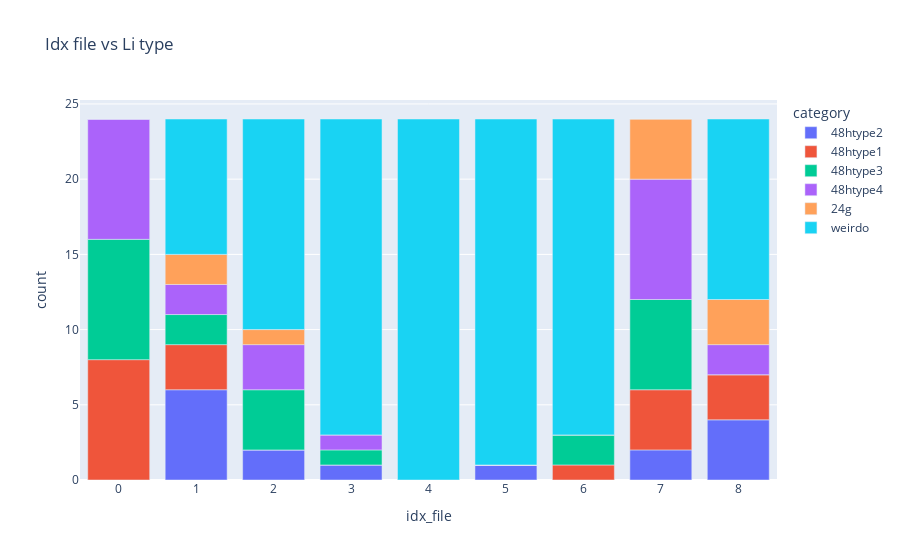

This figure's notebook cell:
### Code cell
Mapping.Labelling.get_amount_type(file_loc_important_cols_sorted, litype, el = "Li")
df_amount_type_sorted = Plot.Mapping.Labelling.plot_amount_type(file_loc_important_cols_sorted, litype, el, style, category_labels)

### Figure 1 — Plotly figure (JSON) as saved in the notebook; plotly's stock layout.template omitted (floating-point values rounded to 4 significant figures)
{"data": [{"alignmentgroup": "True", "hovertemplate": "category=48htype2<br>idx_file=%{x}<br>count=%{y}<extra></extra>", "legendgroup": "48htype2", "marker": {"color": "#636efa", "pattern": {"shape": ""}}, "name": "48htype2", "offsetgroup": "48htype2", "orientation": "v", "showlegend": true, "textposition": "auto", "type": "bar", "x": [0, 1, 2, 3, 4, 5, 6, 7, 8], "xaxis": "x", "y": [0, 6, 2, 1, 0, 1, 0, 2, 4], "yaxis": "y"}, {"alignmentgroup": "True", "hovertemplate": "category=48htype1<br>idx_file=%{x}<br>count=%{y}<extra></extra>", "legendgroup": "48htype1", "marker": {"color": "#EF553B", "pattern": {"shape": ""}}, "name": "48htype1", "offsetgroup": "48htype1", "orientation": "v", "showlegend": true, "textposition": "auto", "type": "bar", "x": [0, 1, 2, 3, 4, 5, 6, 7, 8], "xaxis": "x", "y": [8, 3, 0, 0, 0, 0, 1, 4, 3], "yaxis": "y"}, {"alignmentgroup": "True", "hovertemplate": "category=48htype3<br>idx_file=%{x}<br>count=%{y}<extra></extra>", "legendgroup": "48htype3", "marker": {"color": "#00cc96", "pattern": {"shape": ""}}, "name": "48htype3", "offsetgroup": "48htype3", "orientation": "v", "showlegend": true, "textposition": "auto", "type": "bar", "x": [0, 1, 2, 3, 4, 5, 6, 7, 8], "xaxis": "x", "y": [8, 2, 4, 1, 0, 0, 2, 6, 0], "yaxis": "y"}, {"alignmentgroup": "True", "hovertemplate": "category=48htype4<br>idx_file=%{x}<br>count=%{y}<extra></extra>", "legendgroup": "48htype4", "marker": {"color": "#ab63fa", "pattern": {"shape": ""}}, "name": "48htype4", "offsetgroup": "48htype4", "orientation": "v", "showlegend": true, "textposition": "auto", "type": "bar", "x": [0, 1, 2, 3, 4, 5, 6, 7, 8], "xaxis": "x", "y": [8, 2, 3, 1, 0, 0, 0, 8, 2], "yaxis": "y"}, {"alignmentgroup": "True", "hovertemplate": "category=24g<br>idx_file=%{x}<br>count=%{y}<extra></extra>", "legendgroup": "24g", "marker": {"color": "#FFA15A", "pattern": {"shape": ""}}, "name": "24g", "offsetgroup": "24g", "orientation": "v", "showlegend": true, "textposition": "auto", "type": "bar", "x": [0, 1, 2, 3, 4, 5, 6, 7, 8], "xaxis": "x", "y": [0, 2, 1, 0, 0, 0, 0, 4, 3], "yaxis": "y"}, {"alignmentgroup": "True", "hovertemplate": "category=weirdo<br>idx_file=%{x}<br>count=%{y}<extra></extra>", "legendgroup": "weirdo", "marker": {"color": "#19d3f3", "pattern": {"shape": ""}}, "name": "weirdo", "offsetgroup": "weirdo", "orientation": "v", "showlegend": true, "textposition": "auto", "type": "bar", "x": [0, 1, 2, 3, 4, 5, 6, 7, 8], "xaxis": "x", "y": [0, 9, 14, 21, 24, 23, 21, 0, 12], "yaxis": "y"}], "layout": {"barmode": "relative", "legend": {"title": {"text": "category"}, "tracegroupgap": 0}, "title": {"text": "Idx file vs Li type"}, "xaxis": {"anchor": "y", "domain": [0, 1], "title": {"text": "idx_file"}}, "yaxis": {"anchor": "x", "domain": [0, 1], "title": {"text": "count"}}}}
